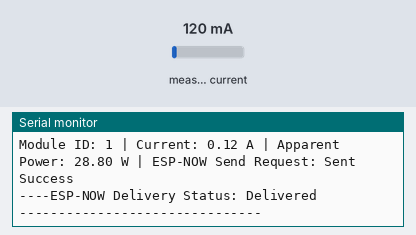
Bench run of a sketch on a simulated ESP32-C3. On the bench: the last lines printed to the serial monitor. The test bench sets the inputs (shaded band); at power-on: measured current 120 mA. A WiFi scan finds three made-up networks.

Above: at 3.7 s.
3.8 s: measured current set to 40 mA
At 4.9 s:
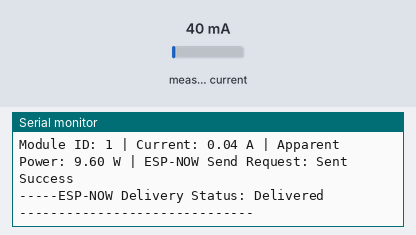
5.4 s: measured current set to 500 mA
At 7.2 s:
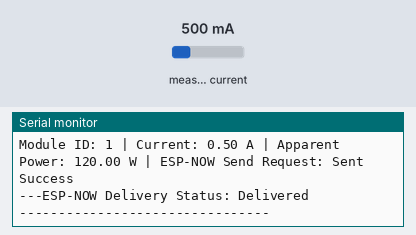
Timing chart, 0 to 8.7 s (numbered marks = the images above; inputs shaded):
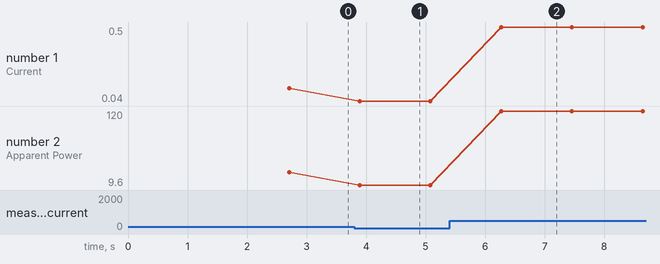

Measured:
- after the input at 3.8 s, the serial monitor: prints a new line after 0.09 s (image 1)
- after the input at 5.4 s, the serial monitor: prints a new line after 0.87 s (image 2)
- plotted number 1: 0.12 → 0.04 after the input at 3.8 s, 0.04 → 0.5 after the input at 5.4 s
- plotted number 2: 28.8 → 9.6 after the input at 3.8 s, 9.6 → 120 after the input at 5.4 s

The sketch:

espsender_ver_1.1.0.ino
```cpp
#include <esp_now.h>
#include <WiFi.h>
#include <esp_wifi.h>
#include "EmonLib.h"

// =========================
// Submodule Configuration
// =========================
// Change this for each submodule:
#define MODULE_ID 1

// This must be the same WiFi SSID that the main module ESP32 connects to.
#define ROUTER_SSID "<Your_Wifi_Name>"

// Fallback channel if the router SSID cannot be found during scanning.
#define FALLBACK_ESPNOW_CHANNEL 6

// ESP32-C3 Analog Pin Change: GPIO 4 (ADC1_CH4)
#define CURRENT_SENSOR_PIN 4

// Create an EmonLib instance
EnergyMonitor emon1;

// Calibration factor: Adjusted for SCT-013-000 (30A/30mA) with a 33 ohm burden resistor
double calibration = 30.3;

// REPLACE WITH YOUR MAIN MODULE / RECEIVER ESP32 MAC ADDRESS
uint8_t receiverAddress[] = {0xA4, 0xF0, 0x0F, 0x77, 0xED, 0x98};

// The ESP-NOW channel will be detected automatically by scanning ROUTER_SSID.
uint8_t espnowChannel = FALLBACK_ESPNOW_CHANNEL;

// Structure to hold the sensor data being sent
typedef struct struct_message {
  uint8_t module_id;
  float current_A;
  float power_W;
} struct_message;

struct_message myData;
esp_now_peer_info_t peerInfo;

// =========================
// ESP-NOW Send Callback (Updated for ESP32-C3 compatibility)
// =========================
void OnDataSent(const uint8_t *mac_addr, esp_now_send_status_t status) {
  Serial.print("ESP-NOW Delivery Status: ");
  Serial.println(status == ESP_NOW_SEND_SUCCESS ? "Delivered" : "Failed");
}

// =========================
// Find Router WiFi Channel
// =========================
uint8_t findRouterChannel(const char* targetSSID) {
  Serial.println();
  Serial.println("Scanning WiFi networks to find router channel...");

  int networkCount = WiFi.scanNetworks();

  if (networkCount <= 0) {
    Serial.println("No WiFi networks found.");
    Serial.print("Using fallback ESP-NOW channel: ");
    Serial.println(FALLBACK_ESPNOW_CHANNEL);
    return FALLBACK_ESPNOW_CHANNEL;
  }

  int bestRSSI = -999;
  uint8_t bestChannel = FALLBACK_ESPNOW_CHANNEL;
  bool foundTargetSSID = false;

  for (int i = 0; i < networkCount; i++) {
    String foundSSID = WiFi.SSID(i);
    int foundRSSI = WiFi.RSSI(i);
    uint8_t foundChannel = WiFi.channel(i);

    Serial.print("Found SSID: ");
    Serial.print(foundSSID);
    Serial.print(" | Channel: ");
    Serial.print(foundChannel);
    Serial.print(" | RSSI: ");
    Serial.println(foundRSSI);

    if (foundSSID == targetSSID && foundRSSI > bestRSSI) {
      bestRSSI = foundRSSI;
      bestChannel = foundChannel;
      foundTargetSSID = true;
    }
  }

  WiFi.scanDelete();

  if (foundTargetSSID) {
    Serial.println();
    Serial.print("Target router SSID found: ");
    Serial.println(targetSSID);
    Serial.print("Selected router channel: ");
    Serial.println(bestChannel);
    return bestChannel;
  } else {
    Serial.println();
    Serial.print("Target router SSID not found: ");
    Serial.println(targetSSID);
    Serial.print("Using fallback ESP-NOW channel: ");
    Serial.println(FALLBACK_ESPNOW_CHANNEL);
    return FALLBACK_ESPNOW_CHANNEL;
  }
}

// =========================
// Setup
// =========================
void setup() {
  Serial.begin(115200);

  // Set ESP32-C3 as WiFi Station for ESP-NOW.
  WiFi.mode(WIFI_STA);
  WiFi.disconnect();

  delay(500);

  Serial.println();
  Serial.println("ESP32-C3 Submodule Sender Starting...");
  Serial.print("Module ID: ");
  Serial.println(MODULE_ID);

  // Automatically find the router channel used by the main module.
  espnowChannel = findRouterChannel(ROUTER_SSID);

  // Force sender to use the same channel as the router/main module.
  esp_wifi_set_channel(espnowChannel, WIFI_SECOND_CHAN_NONE);

  Serial.print("Sender ESP-NOW Channel Set To: ");
  Serial.println(espnowChannel);

  // Initialize EmonLib: Input pin updated to GPIO 4
  emon1.current(CURRENT_SENSOR_PIN, calibration);

  // Initialize ESP-NOW
  if (esp_now_init() != ESP_OK) {
    Serial.println("Error initializing ESP-NOW");
    return;
  }

  // Register callback to check actual ESP-NOW delivery status
  esp_now_register_send_cb(OnDataSent);

  // Clear peerInfo to avoid random leftover data
  memset(&peerInfo, 0, sizeof(peerInfo));

  // Register the Receiver/Main Module as a peer
  memcpy(peerInfo.peer_addr, receiverAddress, 6);
  peerInfo.channel = espnowChannel;
  peerInfo.encrypt = false;
  peerInfo.ifidx = WIFI_IF_STA;

  if (esp_now_add_peer(&peerInfo) != ESP_OK) {
    Serial.println("Failed to add peer");
    return;
  }

  Serial.println("ESP-NOW peer added successfully.");
  Serial.println("Submodule Sender Ready.");
}

// =========================
// Main Loop
// =========================
void main_loop() {

  // Calculate Irms
  double Irms = emon1.calcIrms(1480);
  double apparentPower = Irms * 240.0; // Assuming 240V for Malaysia

  // Pack the data into the structure to send
  myData.module_id = MODULE_ID;
  myData.current_A = Irms;
  myData.power_W = apparentPower;

  // Send the data via ESP-NOW
  esp_err_t result = esp_now_send(receiverAddress, (uint8_t *) &myData, sizeof(myData));

  // Print to Serial Monitor
  Serial.print("Module ID: ");
  Serial.print(MODULE_ID);
  Serial.print(" | Current: ");
  Serial.print(Irms);
  Serial.print(" A | Apparent Power: ");
  Serial.print(apparentPower);
  Serial.print(" W | ESP-NOW Send Request: ");

  if (result == ESP_OK) {
    Serial.println("Sent Success");
  } else {
    Serial.println("Sent Failed");
  }

  Serial.println("-----------------------------------");

  delay(1000);
}

void loop() {
  main_loop();
}
```
